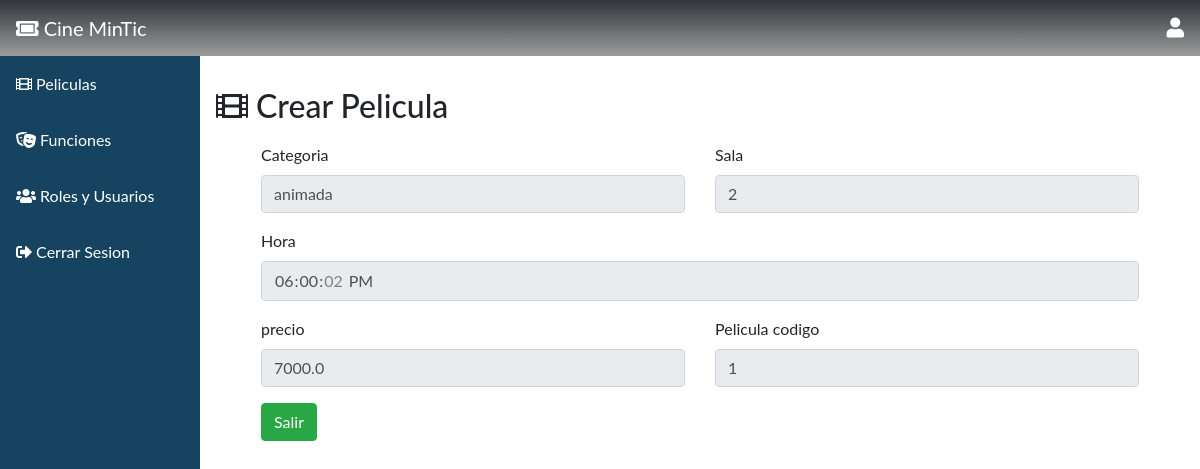
The app's page /admin_funciones/ver/?id=1, older data.
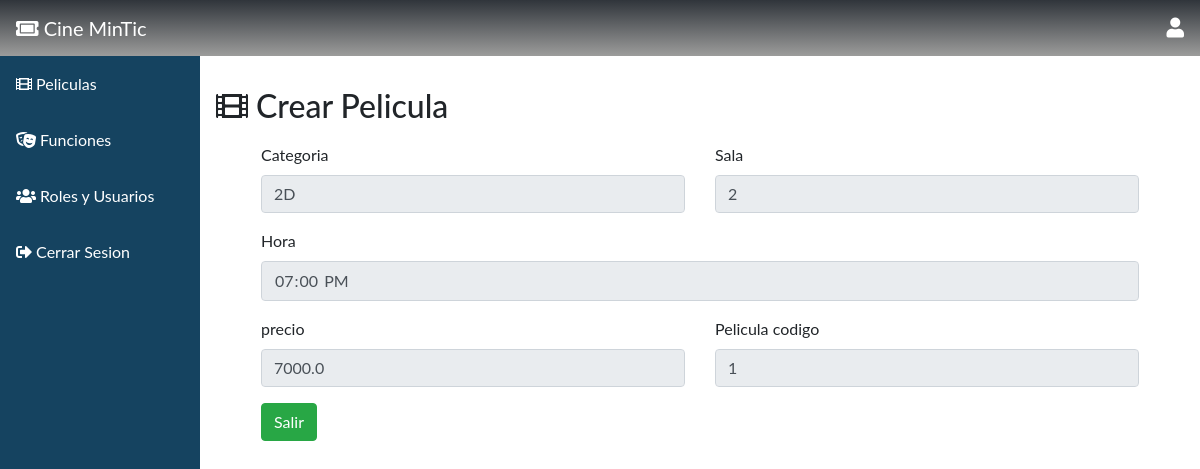
The same page, newer data.
### tables this page shows
CREATE TABLE funcion (id INTEGER PRIMARY KEY AUTOINCREMENT, categoria VARCHAR, sala VARCHAR, hora TIME, puntuacion DOUBLE, precio DOUBLE, pelicula_codigo INT REFERENCES pelicula (codigo) ON DELETE CASCADE ON UPDATE CASCADE);

### main.py (the view)
@app.route('/admin_funciones/ver/', methods=['GET', 'POST'])
def seefuncion():
    if request.method == 'GET':
        id=request.args.get('id')
        db=get_db()
        result=db.execute("SELECT * FROM funcion WHERE id=?",(id,))
        result= result.fetchall()
        db.close()
        return render_template('seefuncion.html',result=result)

### db.py (called while the page is built)
def get_db():
    try:
        if 'db' not in g:
            print('conectada')
            g.db = sqlite3.connect('cinemintic.db')
        return g.db
    except Error:
        print(Error)

### main.py (called while the page is built)
@app.before_request
def cargar_usuario_registrado():
    print("Entró en before_request.")
    id_usuario = session.get('id_usuario')
    if id_usuario is None:
        g.user = None
    else:
        g.user = get_db().execute(
                'SELECT id, nombre, email, password,fecha_nacimiento,genero,cargo_id FROM usuario WHERE id = ?'
                ,
                (id_usuario,)
            ).fetchone()
    print('g.user:', g.user)

### templates/seefuncion.html (shortened to what this page needs)
{% extends "bootstrap/base.html" %}
{% import "bootstrap/wtf.html" as wtf %}
{% block styles %}
  <link rel="stylesheet" href="https://maxcdn.bootstrapcdn.com/bootstrap/4.0.0/css/bootstrap.min.css">
  <link href="https://cdnjs.cloudflare.com/ajax/libs/font-awesome/5.13.0/css/all.min.css" rel="stylesheet">
{% endblock %}
{% block content %}
  <div class="sidebar">
    <a class="active" href="{{ url_for('home') }}"><i class="fas fa-ticket-alt"></i> Cine MinTic</a>
    <a href="{{ url_for('manage_movies') }}"><i class="fas fa-film"></i> Peliculas</a>
    <a href="{{ url_for('manage_functions') }}"><i class="fas fa-theater-masks"></i> Funciones</a>
    <a href="{{ url_for('manage_users') }}"><i class="fas fa-users"></i> Roles y Usuarios</a>
    <a href="#logout"><i class="fas fa-sign-out-alt"></i> Cerrar Sesion</a>
  </div>
  <nav style="background: linear-gradient(180deg, var(--black2) 0%, var(--black1) 100%);color: white;" class="navbar justify-content-between">
    <a class="navbar-brand"><i class="fas fa-ticket-alt"></i> Cine MinTic</a>
    <i style="font-size:20px" class="fas fa-user"></i>
  </nav>
  <div class="content">
    <div style="padding-top: 30px;padding-bottom: 10px;" class="row">
      <div class="col"><h2><i class="fas fa-film"></i> Crear Pelicula</h2></div>
    </div>
    {% for fila in result %}
    <form method="POST" action="{{ url_for('updatefuncion') }}" enctype="multipart/form-data">
      <div style="margin-left: 30px;margin-right: 30px;" class="row">
          <div class="col">
              <div class="form-group">
                <label for="exampleFormControlInput1">Categoria</label>
                <input type="text" readonly class="form-control" id="categoria" name="categoria" value="{{fila[1]}}">
              </div>
          </div>
          <div class="col">
              <div class="form-group">
                <label for="exampleFormControlSelect1">Sala</label>
                <input type="text" readonly class="form-control" id="sala" name="sala" value="{{fila[2]}}">
              </div>
          </div>
          <div class="col-12">
              <div class="form-group">
                <label for="exampleFormControlTextarea1">Hora</label>
                <input type="time" readonly class="form-control" id="hora" name="hora" value="{{fila[3]}}">
              </div>
          </div>
          <div class="col-6">
            <div class="form-group">
              <label for="exampleFormControlInput1">precio</label>
              <input type="number" readonly class="form-control" id="precio" name="precio" value="{{fila[5]}}">
            </div>
        </div>
        <div class="col-6">
          <div class="form-group">
            <label for="exampleFormControlInput1">Pelicula  codigo</label>
            <input type="text" readonly  class="form-control" id="pelicula_codigo" name="pelicula_codigo" value="{{fila[6]}}">
          </div>
      </div>
      {% endfor %}
        <div class="col-12">
          <a class="btn btn-success" href="{{ url_for('manage_functions') }}">Salir</a>
        </div>
      </div>
    </form>
  </div>
{% endblock %}

### templates/seefuncion.html (style rules this page uses)
:root { --gold1:#F4BD76; --gold2:#F6CD8F; --gray:#ffffff80; --gray2:#f7d9d990; --black1: #9C9C9B; --black2: #30353B; --shadow: 0 8px 8px; --color_shadow: #00000033; }
body { margin: 0; font-family: "Lato", sans-serif; }
.sidebar { margin: 0; padding: 0; width: 200px; background-color: #154360; position: fixed; height: 100%; overflow: auto; }
.sidebar a { display: block; color: white; padding: 16px; text-decoration: none; }
.sidebar a.active { background: linear-gradient(180deg, var(--black2) 0%, var(--black1) 100%);color: white; color: white; }
div.content { margin-left: 200px; padding: 1px 16px; }

Row changes from the older to the newer data that the page shows:
changed funcion: categoria "animada" → "2D"; hora "18:00:02" → "19:00"
